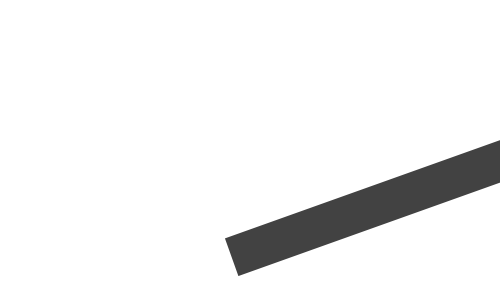
Frame 1 (no input)
Frame 60 (the mouse pressed at the canvas centre just before this capture): identical to frame 1, image omitted
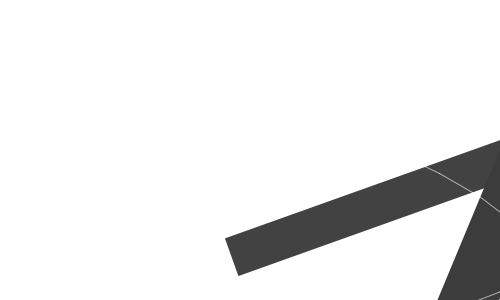
Frame 120 (the mouse held since frame 60 and released just before this capture)

The Processing sketch that drew these frames (run headless with seeded random() and noise(); from frame 60 on, the mouse is pressed at the canvas centre):

// Processing sketch: glitchsticks
// ── glitchsticks.pde

// Jan 2009
// http://www.abandonedart.org
// http://www.zenbullets.com
//
// This work is licensed under a Creative Commons 3.0 License.
// (Attribution - NonCommerical - ShareAlike)
// http://creativecommons.org/licenses/by-nc-sa/3.0/
// 
// This basically means, you are free to use it as long as you:
// 1. give http://www.zenbullets.com a credit
// 2. don't use it for commercial gain
// 3. share anything you create with it in the same way I have
//
// These conditions can be waived if you want to do something groovy with it 
// though, so feel free to email me via http://www.zenbullets.com


//================================= global vars

float _x = 0.0;
float _y = 0.0;
float _angle = 0.0;
float _lasty = 250.0;
float _lastx = 250.0;

float _a = 5.0;
float _b = 3.0;

//================================= init


void setup() {
 frameRate(60); 
 size(500,300);
 background(255);
 smooth();
}


//================================= frame loop

void draw() {  
  _angle += 0.5;
  if (_angle > 360) { _angle -= 360; }
  
  float preva = _a;
  float prevb = _b;
  _a = mouseX/10;
  _b = mouseY/10;
  
  if ((_a != preva) || (_b != prevb)) {
    strokeCap(PROJECT);
    strokeWeight(int(random(55)) + 5);
    stroke(random(255));
  } else {
    strokeCap(ROUND);
    strokeWeight(1);
    stroke(255, 150);
  }
  
  _x = sin(_a * radians(_angle) + PI / 2) * 280;  
  _y = sin(_b * radians(_angle)) * 180;
  _x += 250;
  _y += 150;
  
  line(_x, _y, _lastx, _lasty);
  
  _lastx = _x;
  _lasty = _y;
}


//================================= interaction

void mousePressed() {
  background(255);
}
